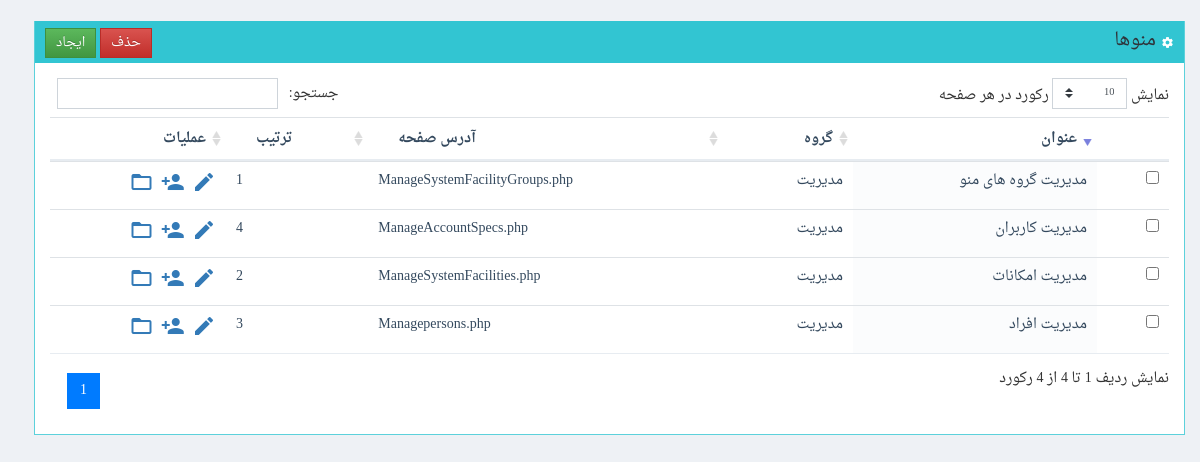
The app's page /www/sadaf/ManageSystemFacilities.php (signed in), older data.
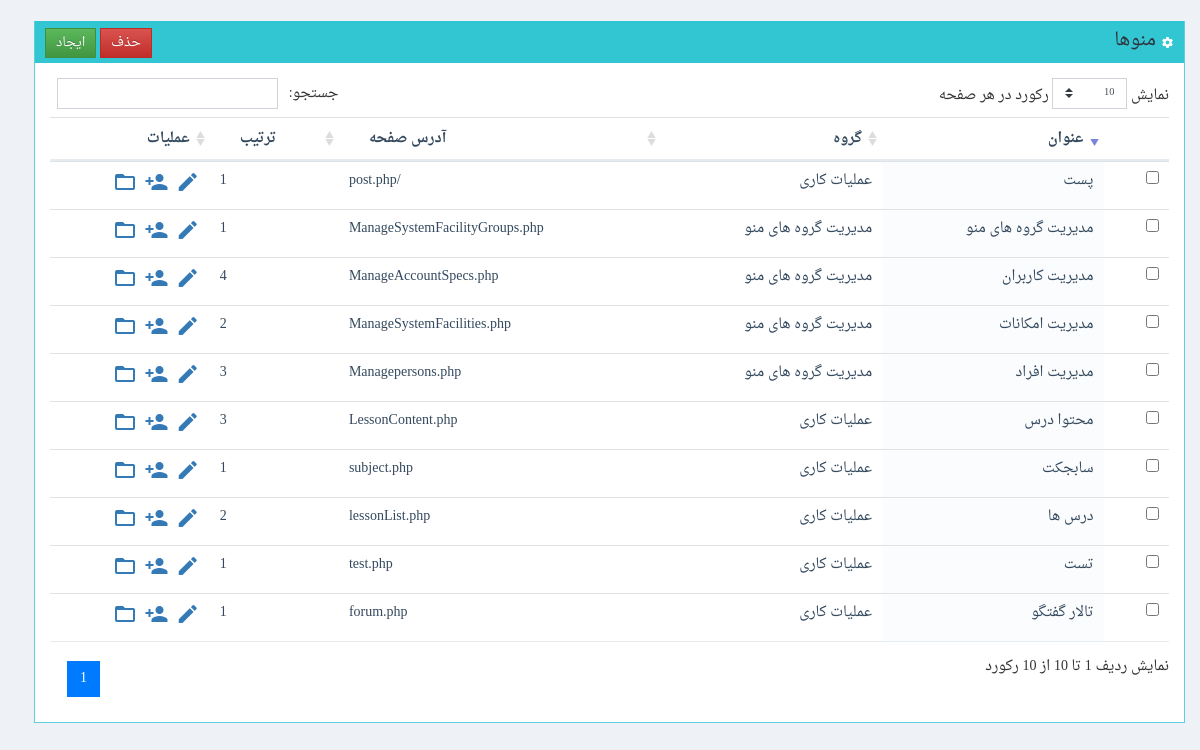
The same page, newer data.
### tables this page shows
CREATE TABLE `systemfacilities` (
  `FacilityID` int(11) NOT NULL AUTO_INCREMENT,
  `FacilityName` varchar(245) DEFAULT NULL,
  `GroupID` int(11) DEFAULT NULL,
  `OrderNo` int(11) DEFAULT NULL,
  `PageAddress` varchar(345) DEFAULT NULL,
  PRIMARY KEY (`FacilityID`)
);

CREATE TABLE `systemfacilitygroups` (
  `GroupID` int(11) NOT NULL AUTO_INCREMENT,
  `GroupName` varchar(145) DEFAULT NULL,
  `OrderNo` int(11) DEFAULT NULL,
  PRIMARY KEY (`GroupID`)
);

### www/shares/pdodb.class.php (called while the page is built, shortened)
<?php
class pdodb {
  private $dsn;
  private $pdo;
  static  $pdoinstance = false;
  private function __construct($_host = "", $_user = "", $_pass = "", $_default_db = "",$_driver="",$debug=self::DEBUG_MODE) {
    $this->dsn = "mysql:dbname=$_default_db;host=$_host";
  }
  public static function getInstance($_host = "", $_user = "", $_pass = "", $_default_db = "",$_driver="") {
    if ("" == $_driver)      $_driver = sys_config::$db_server['driver'];
    if ("" == $_host)        $_host = sys_config::$db_server['host'];
    if ("" == $_user)        $_user = sys_config::$db_server['user'];
    if ("" == $_pass)        $_pass = sys_config::$db_server['pass'];
    if ("" == $_default_db)  $_default_db = sys_config::$db_server['database'];
    if (!@pdodb::$pdoinstance[$_host.$_user.$_default_db]) {
      pdodb::$pdoinstance[$_host.$_user.$_default_db] = new pdodb($_host,$_user,$_pass,$_default_db,$_driver);
    }
    return pdodb::$pdoinstance[$_host.$_user.$_default_db];
  }
  private function connect($_driver = "", $_host = "", $_user = "", $_pass = "", $_default_db = "",$debug=self::DEBUG_MODE) {
    try{
      $this->pdo = new pdo($this->dsn , $_user , $_pass, array(PDO::MYSQL_ATTR_INIT_COMMAND =>  "SET NAMES utf8") );
      return $this->pdo;
    }
    catch (PDOException $e) {
      print (self::PDO_CONNECTION_ERROR);
      print ($e->getMessage());
      if ($debug) $this->backtrace();
      exit();
    }
  }
  function Execute($sqlstr,$fetch_mode=PDO::FETCH_ASSOC,$debug=self::DEBUG_MODE) {
    $trans = array(self::ARABIC_YA => self::PERSIAN_YA , self::ARABIC_KAF => self::PERSIAN_KAF);
    $this->statement = $this->pdo->query(strtr($sqlstr,$trans));
    $error_info = $this->pdo->errorInfo();
    return $this->statement;
  }
}
?>

### www/sadaf/classes/SystemFacilities.class.php (called while the page is built, shortened)
<?php
class manage_SystemFacilities
{
	static function GetList()
	{
		$mysql = pdodb::getInstance();
		$k=0;
		$ret = array();
		$query = "select SystemFacilities.FacilityID
				,SystemFacilities.FacilityName
				,SystemFacilities.GroupID
				,SystemFacilities.OrderNo
				,SystemFacilities.PageAddress
			, l2.GroupName  as l2_GroupName  from sadaf.SystemFacilities
			LEFT JOIN sadaf.SystemFacilityGroups  l2 on (l2.GroupID=SystemFacilities.GroupID)
			order by l2.OrderNo, SystemFacilities.OrderNo ";
		$res = $mysql->Execute($query);
		while($rec=$res->fetch())
		{
			$ret[$k] = new be_SystemFacilities();
			$ret[$k]->FacilityID=$rec["FacilityID"];
			$ret[$k]->FacilityName=$rec["FacilityName"];
			$ret[$k]->GroupID=$rec["GroupID"];
			$ret[$k]->GroupID_Desc=$rec["l2_GroupName"];
			$ret[$k]->OrderNo=$rec["OrderNo"];
			$ret[$k]->PageAddress=$rec["PageAddress"];
			$k++;
		}
		return $ret;
	}
}
?>

### www/sadaf/ManageSystemFacilities.php (the view, shortened to what this page needs)
<?php
include("classes/SystemFacilities.class.php");
HTMLBegin();
?>
<form method="post" id="f1" name="f1" >
<div class="container-fluid">
</form>
<?php
$res = manage_SystemFacilities::GetList();
?>
<br>
		<div class="portlet box green">
		<div class="portlet-title">
			<div class="actions">
				<input type="button" class="btn btn-success btn-sm" onclick="javascript: ResetForm(); $('#DataEntryForm').modal();" value="ایجاد">
				<input type="button" class="btn btn-danger btn-sm" data-toggle="confirmation"
					data-btn-ok-label="بلی"
					data-btn-ok-class="btn-success"
				data-btn-ok-icon-class="material-icons" data-btn-ok-icon-content="check"
				data-btn-cancel-label="خیر" data-btn-cancel-class="btn-danger"
				data-btn-cancel-icon-class="material-icons" data-btn-cancel-icon-content="close"
				data-title="آیا مطمئن هستید؟" data-content=""
				value="حذف">
			</div>
			<div class="caption font-dark">
			<i class="material-icons">settings</i>
				منوها
			</div>
		</div>
		<div class="portlet-body">
			<form id="ListForm" name="ListForm" method="post">
			<table id="FacilityListTable" class="table ">
			<thead>
				<th>&nbsp;</th>
				<th>عنوان</th>
				<th>گروه</th>
				<th>آدرس صفحه</th>
				<th>ترتیب</th>
				<th>عملیات</th>
			</thead>
			<tbody>
			<?
			for($k=0; $k<count($res); $k++)
			{
				echo "<tr>";
				echo "<td>";
				echo "<input type=\"checkbox\" name=\"ch_".$res[$k]->FacilityID."\">";
				echo "</td>";
				echo "	<td>".htmlentities($res[$k]->FacilityName, ENT_QUOTES, 'UTF-8')."</td>";
				echo "	<td>".$res[$k]->GroupID_Desc."</td>";
				echo "	<td>".htmlentities($res[$k]->PageAddress, ENT_QUOTES, 'UTF-8')."</td>";
				echo "	<td>".htmlentities($res[$k]->OrderNo, ENT_QUOTES, 'UTF-8')."</td>";
				echo "<td>";
				echo "<a href=\"javascript: SetRecordForUpdate(".$res[$k]->FacilityID.");\" >";
				echo "<i class='material-icons' data-toggle=\"tooltip\" data-placement=\"top\" title=\"ویرایش\" >edit</i>";
				echo "</a>";
				echo "<a  href='javascript: void(0)' onclick='ShowUsersList(".$res[$k]->FacilityID .")'>";
				echo "<i class='material-icons' data-toggle=\"tooltip\" data-placement=\"top\" title=\"کاربران\" >person_add</i>";
				echo "</a>";
				echo "<a  target=\"_blank\" href='ManageFacilityPages.php?FacilityID=".$res[$k]->FacilityID ."'>";
				echo "<i class='material-icons' data-toggle=\"tooltip\" data-placement=\"top\" title=\"صفحات\" >folder_open</i>";
				echo "</a>";
				echo "</td>";
				echo "</tr>";
			}
			?>
			</tbody>
			</table>
		</div>
	</div>
</html>

### www/shares/UI.inc.php (shortened to what this page needs)
<?php
	function HTMLBegin($bgcolor = '#C8DEF0')
	{
		echo "<!doctype html>
		<html lang=\"en\">
		  <head>
			<meta charset=\"utf-8\">
			<meta name=\"viewport\" content=\"width=device-width, initial-scale=1, shrink-to-fit=no\">
			<link rel=\"stylesheet\" href=\"css/bootstrap.css\">
			<link rel=\"stylesheet\" href=\"css/font-awesome.min.css\">
			<link rel=\"stylesheet\" href=\"css/lessonContent.css\">
			<link rel=\"stylesheet\" href=\"css/jquery-ui.css\">
			<link rel=\"stylesheet\" href=\"css/bootstrap-theme.css\" />
			<link href=\"plugins/datatables/datatables.css\" rel=\"stylesheet\" type=\"text/css\" />
			<link href=\"plugins/datatables/plugins/bootstrap/datatables.bootstrap-rtl.css\" rel=\"stylesheet\" type=\"text/css\" />
			<link rel=\"stylesheet\" href=\"css/jquery.Bootstrap-PersianDateTimePicker.css\" />
			<link rel=\"stylesheet\" href=\"css/bootstrap-switch.css\" />
			<link rel=\"stylesheet\" href=\"css/components-rtl.css\" />
			<link rel=\"stylesheet\" href=\"css/plugins-rtl.css\" />
			<link rel=\"stylesheet\" href=\"css/lab.css\" />
			<script src=\"js/jquery-3.3.1.min.js\"></script>
			<script src=\"js/popper.min.js\"></script>
			<script src=\"js/bootstrap.min.js\"></script>
			<script src=\"js/jquery-ui.js\"></script>
			<script src=\"js/jquery.dataTables.min.js\"></script>
			<script src=\"js/dataTables.bootstrap4.min.js\"></script>
			<script src=\"js/bootstrap-confirmation.min.js\"></script>
			<script src=\"js/bootstrap-switch.min.js\"></script>
			<script src=\"js/general-sadaf.js\"></script>
			<title></title>
		  </head>
		<body class='page-content'>";
	}
?>

### www/sadaf/css/plugins-rtl.css (style rules this page uses)
table.dataTable thead th, table.dataTable thead td { padding: 10px 20px; border-bottom: 2px solid #e7ecf1; outline: none !important; }
table.dataTable.no-footer { border-bottom-color: #e7ecf1; }
table.dataTable td.sorting_1, table.dataTable td.sorting_2, table.dataTable td.sorting_3, table.dataTable th.sorting_1, table.dataTable th.sorting_2, table.dataTable th.sorting_3 { background: #fbfcfd !important; }
table.dataTable thead .sorting, table.dataTable thead .sorting_asc, table.dataTable thead .sorting_desc, table.dataTable thead .sorting_asc_disabled, table.dataTable thead .sorting_desc_disabled { cursor: pointer; }
table.dataTable thead .sorting:after, table.dataTable thead .sorting_asc:after, table.dataTable thead .sorting_desc:after, table.dataTable thead .sorting_asc_disabled:after, table.dataTable thead .sorting_desc_disabled:after { display: none; }
table.dataTable thead .sorting { background: url("../images/sort_both.png") no-repeat center right; }
table.dataTable thead .sorting_desc { background: url("../images/sort_desc.png") no-repeat center right; }

### www/sadaf/css/lab.css (style rules this page uses)
* { font-family:DroidNaskh,verdana,tahoma }
.material-icons { font-family: 'Material Icons'; font-weight: normal; font-style: normal; font-size: 24px; line-height: 1; letter-spacing: normal; text-transform: none; display: inline-block; white-space: nowrap; word-wrap: normal; direction: ltr; -moz-font-feature-settings: 'liga'; -moz-osx-font-smoothing: grayscale; }
table { direction: rtl; }
.align-left { text-align:left }
.page-content { background: #eef1f5; margin-right: 0px; margin-left: 19px; margin-top: 0px; margin-bottom: 0px; }

Row changes from the older to the newer data that the page shows:
computed for systemfacilities "ManageSystemFacilityGroups.php": GroupID.GroupName "مدیریت" → "مدیریت گروه های منو"
changed through a linked row, systemfacilities "مدیریت امکانات": GroupID.GroupName "مدیریت" → "مدیریت گروه های منو"
changed through a linked row, systemfacilities "مدیریت افراد": GroupID.GroupName "مدیریت" → "مدیریت گروه های منو"
changed through a linked row, systemfacilities "مدیریت کاربران": GroupID.GroupName "مدیریت" → "مدیریت گروه های منو"
added systemfacilities: FacilityName "تست", GroupID.GroupName "عملیات کاری", PageAddress "test.php", OrderNo "1"
added systemfacilities: FacilityName "تالار گفتگو", GroupID.GroupName "عملیات کاری", PageAddress "forum.php", OrderNo "1"
added systemfacilities: FacilityName "سابجکت", GroupID.GroupName "عملیات کاری", PageAddress "subject.php", OrderNo "1"
added systemfacilities: FacilityName "پست", GroupID.GroupName "عملیات کاری", PageAddress "/post.php", OrderNo "1"
added systemfacilities: FacilityName "درس ها", GroupID.GroupName "عملیات کاری", PageAddress "lessonList.php", OrderNo "2"
added systemfacilities: FacilityName "محتوا درس", GroupID.GroupName "عملیات کاری", PageAddress "LessonContent.php", OrderNo "3"
Text that changed along with them:
text written by a page script: "نمایش رکورد در هر صفحه جستجو: نمایش ردیف 1 تا 4 از 4 رکورد 1" → "نمایش رکورد در هر صفحه جستجو: نمایش ردیف 1 تا 10 از 10 رکورد 1"
